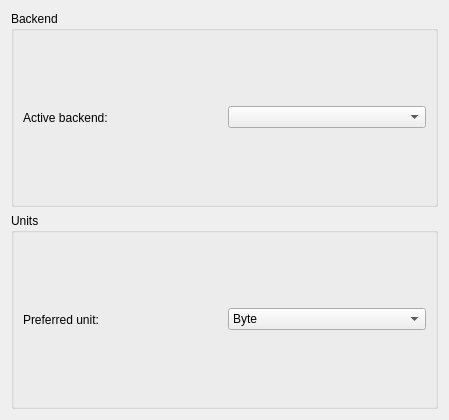
<?xml version="1.0" encoding="UTF-8"?>
<ui version="4.0">
 <class>ConfigurePageAdvanced</class>
 <widget class="QWidget" name="ConfigurePageAdvanced">
  <property name="geometry">
   <rect>
    <x>0</x>
    <y>0</y>
    <width>449</width>
    <height>420</height>
   </rect>
  </property>
  <layout class="QVBoxLayout" name="verticalLayout">
   <item>
    <widget class="QGroupBox" name="groupBox_5">
     <property name="sizePolicy">
      <sizepolicy hsizetype="Preferred" vsizetype="Preferred">
       <horstretch>0</horstretch>
       <verstretch>1</verstretch>
      </sizepolicy>
     </property>
     <property name="title">
      <string>Backend</string>
     </property>
     <layout class="QHBoxLayout" name="horizontalLayout_3">
      <item>
       <widget class="QLabel" name="label_4">
        <property name="text">
         <string>Active backend:</string>
        </property>
        <property name="buddy">
         <cstring>m_ComboBackend</cstring>
        </property>
       </widget>
      </item>
      <item>
       <widget class="QComboBox" name="m_ComboBackend"/>
      </item>
     </layout>
    </widget>
   </item>
   <item>
    <widget class="QGroupBox" name="groupBox_6">
     <property name="sizePolicy">
      <sizepolicy hsizetype="Preferred" vsizetype="Preferred">
       <horstretch>0</horstretch>
       <verstretch>1</verstretch>
      </sizepolicy>
     </property>
     <property name="title">
      <string>Units</string>
     </property>
     <layout class="QHBoxLayout" name="horizontalLayout_4">
      <item>
       <widget class="QLabel" name="label_5">
        <property name="text">
         <string>Preferred unit:</string>
        </property>
        <property name="buddy">
         <cstring>m_ComboBackend</cstring>
        </property>
       </widget>
      </item>
      <item>
       <widget class="QComboBox" name="kcfg_preferredUnit">
        <item>
         <property name="text">
          <string>Byte</string>
         </property>
        </item>
        <item>
         <property name="text">
          <string>KiB</string>
         </property>
        </item>
        <item>
         <property name="text">
          <string>MiB</string>
         </property>
        </item>
        <item>
         <property name="text">
          <string>GiB</string>
         </property>
        </item>
        <item>
         <property name="text">
          <string>TiB</string>
         </property>
        </item>
        <item>
         <property name="text">
          <string>PiB</string>
         </property>
        </item>
        <item>
         <property name="text">
          <string>EiB</string>
         </property>
        </item>
       </widget>
      </item>
     </layout>
    </widget>
   </item>
  </layout>
 </widget>
 <resources/>
 <connections/>
</ui>
